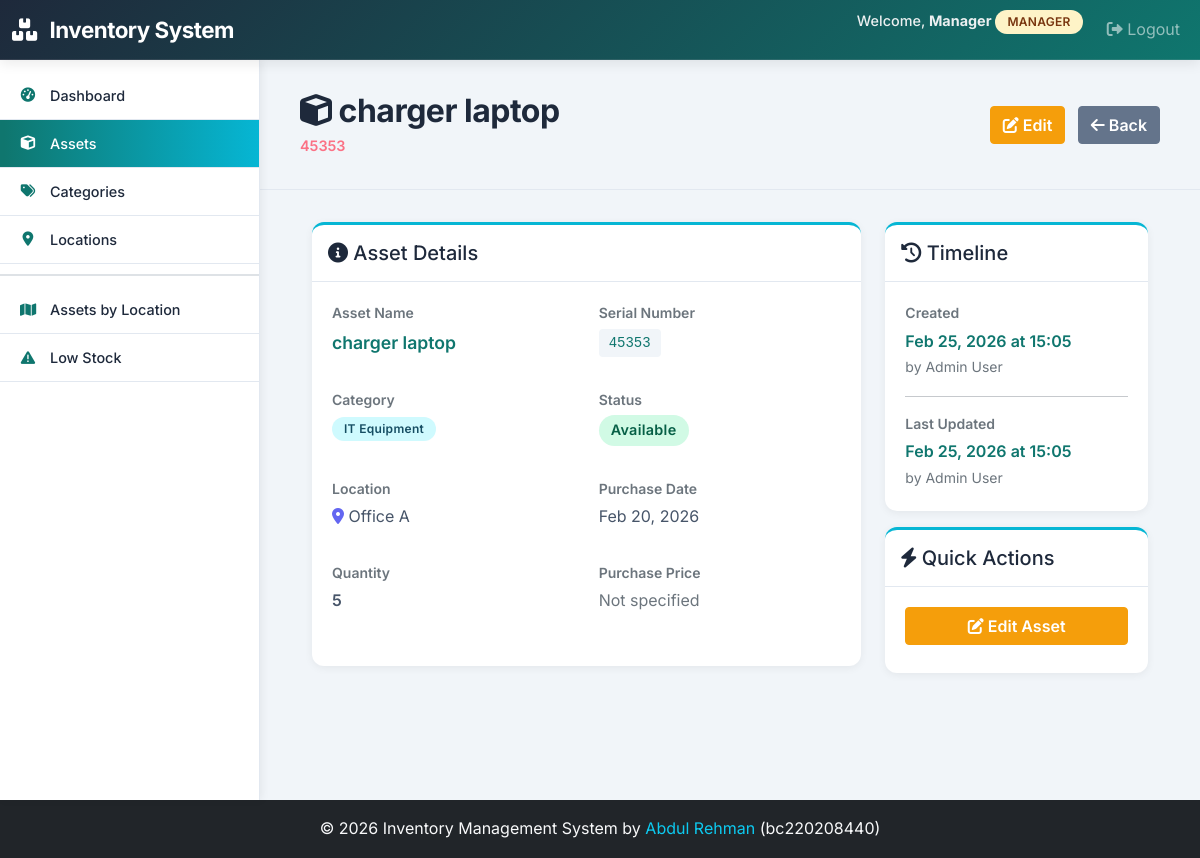
Page /assets/3/ (signed in) on the committed database.
### assets/models.py (models this page shows, shortened)
class CustomUser(AbstractUser):
    ROLE_CHOICES = (
        ('ADMIN', 'Admin'),
        ('MANAGER', 'Manager'),
        ('VIEWER', 'Viewer'),
    )
    role = models.CharField(max_length=10, choices=ROLE_CHOICES, default='VIEWER')

class Asset(models.Model):
    STATUS_CHOICES = (
        ('AVAILABLE', 'Available'),
        ('IN_USE', 'In Use'),
        ('IN_REPAIR', 'In Repair'),
        ('IN_STOCK', 'In Stock'),
    )
    name = models.CharField(max_length=200)
    serial_number = models.CharField(max_length=100, unique=True)
    category = models.ForeignKey(Category, on_delete=models.PROTECT, related_name='assets')
    location = models.ForeignKey(Location, on_delete=models.SET_NULL, null=True, related_name='assets')
    status = models.CharField(max_length=20, choices=STATUS_CHOICES, default='AVAILABLE')
    quantity = models.IntegerField(default=1, help_text="Total number of this asset in inventory")
    purchase_date = models.DateField()
    purchase_price = models.DecimalField(max_digits=10, decimal_places=2, null=True, blank=True)
    assigned_to = models.ForeignKey(CustomUser, on_delete=models.SET_NULL, null=True, blank=True,
                                   limit_choices_to={'role': 'MANAGER'}, related_name='assigned_assets')
    notes = models.TextField(blank=True, null=True)
    created_at = models.DateTimeField(auto_now_add=True)
    updated_at = models.DateTimeField(auto_now=True)
    created_by = models.ForeignKey(CustomUser, on_delete=models.SET_NULL, null=True,
                                  related_name='created_assets', editable=False)
    updated_by = models.ForeignKey(CustomUser, on_delete=models.SET_NULL, null=True, blank=True,
                                  related_name='updated_assets', editable=False)
    class Meta:
        ordering = ['-created_at']
        indexes = [
            models.Index(fields=['serial_number']),
            models.Index(fields=['category']),
            models.Index(fields=['location']),
            models.Index(fields=['status']),
        ]

class Category(models.Model):
    name = models.CharField(max_length=100, unique=True)
    description = models.TextField(blank=True, null=True)
    low_stock_threshold = models.IntegerField(default=5, help_text="Low stock alert threshold")
    created_at = models.DateTimeField(auto_now_add=True)
    updated_at = models.DateTimeField(auto_now=True)
    class Meta:
        ordering = ['name']
        verbose_name_plural = 'Categories'

class Location(models.Model):
    name = models.CharField(max_length=100, unique=True)
    description = models.TextField(blank=True, null=True)
    created_at = models.DateTimeField(auto_now_add=True)
    updated_at = models.DateTimeField(auto_now=True)
    class Meta:
        ordering = ['name']

### assets/views.py (the view)
# urls.py: path('assets/<int:pk>/', views.AssetDetailView.as_view(), name='asset_detail'),
class AssetDetailView(LoginRequiredMixin, DetailView):
    model = Asset
    template_name = "assets/asset_detail.html"
    context_object_name = "asset"
    def get_context_data(self, **kwargs):
        context = super().get_context_data(**kwargs)
        user = self.request.user
        role = getattr(user, "role", "VIEWER")
        can_edit = user.is_authenticated and role in ("ADMIN", "MANAGER") and user.has_perm(
            "assets.change_asset"
        )
        can_delete = user.is_authenticated and role == "ADMIN" and user.has_perm(
            "assets.delete_asset"
        )
        context["can_edit"] = can_edit
        context["can_delete"] = can_delete
        return context

### templates/assets/asset_detail.html (shortened to what this page needs)
{% extends 'base.html' %}
{% block content %}
<div class="page-header">
    <div class="row align-items-center">
        <div class="col">
            <h2><i class="fas fa-cube"></i> {{ asset.name }}</h2>
            <p class="text-muted mb-0">
                <span style="color: #fb7185; font-weight: 600; font-size: 0.9rem;">
                    {{ asset.serial_number }}
                </span>
            </p>
        </div>
        <div class="col-auto">
            {% if can_edit %}
                <a href="{% url 'asset_update' asset.pk %}" class="btn btn-warning me-2">
                    <i class="fas fa-edit"></i> Edit
                </a>
            {% endif %}
            <a href="{% url 'asset_list' %}" class="btn btn-secondary">
                <i class="fas fa-arrow-left"></i> Back
            </a>
        </div>
    </div>
</div>
<div class="row">
    <div class="col-lg-8 col-md-7 mb-3">
        <div class="card">
            <div class="card-header">
                <h5 class="mb-0"><i class="fas fa-info-circle"></i> Asset Details</h5>
            </div>
            <div class="card-body">
                <div class="row mb-3">
                    <div class="col-md-6 mb-3">
                        <small class="text-muted d-block mb-1" style="font-weight:600;">Asset Name</small>
                        <span style="font-size:1.1rem; font-weight:600; color:#0f766e;">
                            {{ asset.name }}
                        </span>
                    </div>
                    <div class="col-md-6 mb-3">
                        <small class="text-muted d-block mb-1" style="font-weight:600;">Serial Number</small>
                        <code style="background-color:#f1f5f9; padding:6px 10px; border-radius:4px; color:#0f766e;">
                            {{ asset.serial_number }}
                        </code>
                    </div>
                </div>
                <div class="row mb-3">
                    <div class="col-md-6 mb-3">
                        <small class="text-muted d-block mb-1" style="font-weight:600;">Category</small>
                        <span class="badge" style="background-color:#cffafe; color:#164e63;">
                            {{ asset.category.name }}
                        </span>
                    </div>
                    <div class="col-md-6 mb-3">
                        <small class="text-muted d-block mb-1" style="font-weight:600;">Status</small>
                        <span class="badge"
                              style="{% if asset.status == 'AVAILABLE' %}background-color:#d1fae5; color:#065f46;
                                     {% elif asset.status == 'IN_USE' %}background-color:#fef3c7; color:#78350f;
                                     {% elif asset.status == 'IN_REPAIR' %}background-color:#fee2e2; color:#991b1b;
                                     {% else %}background-color:#e2e8f0; color:#1e293b;{% endif %}
                                     padding:8px 12px; font-size:0.9rem;">
                            {{ asset.get_status_display }}
                        </span>
                    </div>
                </div>
                <div class="row mb-3">
                    <div class="col-md-6 mb-3">
                        <small class="text-muted d-block mb-1" style="font-weight:600;">Location</small>
                        {% if asset.location %}
                            <span style="color:#475569;">
                                <i class="fas fa-map-marker-alt" style="color:#6366f1;"></i>
                                {{ asset.location.name }}
                            </span>
                        {% else %}
                            <span class="text-muted">Not assigned</span>
                        {% endif %}
                    </div>
                    <div class="col-md-6 mb-3">
                        <small class="text-muted d-block mb-1" style="font-weight:600;">Purchase Date</small>
                        <span style="color:#475569;">
                            {{ asset.purchase_date|date:'M d, Y' }}
                        </span>
                    </div>
                </div>
                <div class="row mb-3">
                    <div class="col-md-6 mb-3">
                        <small class="text-muted d-block mb-1" style="font-weight:600;">Quantity</small>
                        <span style="color:#475569; font-weight:600;">
                            {{ asset.quantity }}
                        </span>
                    </div>
                    <div class="col-md-6 mb-3">
                        <small class="text-muted d-block mb-1" style="font-weight:600;">Purchase Price</small>
                        {% if asset.purchase_price %}
                            <span style="color:#475569;">
                                PKR <strong>{{ asset.purchase_price|floatformat:2 }}</strong>
                            </span>
                        {% else %}
                            <span class="text-muted">Not specified</span>
                        {% endif %}
                    </div>
                </div>
            </div>
        </div>
    </div>
    <div class="col-lg-4 col-md-5 mb-3">
        <div class="card mb-3">
            <div class="card-header">
                <h5 class="mb-0"><i class="fas fa-history"></i> Timeline</h5>
            </div>
            <div class="card-body">
                <div class="mb-3">
                    <small class="text-muted d-block mb-1" style="font-weight:600;">Created</small>
                    <div style="color:#0f766e; font-weight:600;">
                        {{ asset.created_at|date:'M d, Y \\a\\t H:i' }}
                    </div>
                    {% if asset.created_by %}
                        <small class="text-muted">
                            by {{ asset.created_by.get_full_name|default:asset.created_by.username }}
                        </small>
                    {% endif %}
                </div>
                {% if asset.updated_at != asset.created_at %}
                    <hr style="border-color:#e2e8f0;">
                    <div class="mb-0">
                        <small class="text-muted d-block mb-1" style="font-weight:600;">Last Updated</small>
                        <div style="color:#0f766e; font-weight:600;">
                            {{ asset.updated_at|date:'M d, Y \\a\\t H:i' }}
                        </div>
                        {% if asset.updated_by %}
                            <small class="text-muted">
                                by {{ asset.updated_by.get_full_name|default:asset.updated_by.username }}
                            </small>
                        {% endif %}
                    </div>
                {% endif %}
            </div>
        </div>
        {% if can_edit %}
            <div class="card">
                <div class="card-header">
                    <h5 class="mb-0"><i class="fas fa-bolt"></i> Quick Actions</h5>
                </div>
                <div class="card-body">
                    <a href="{% url 'asset_update' asset.pk %}" class="btn btn-warning w-100 mb-2">
                        <i class="fas fa-edit"></i> Edit Asset
                    </a>
                </div>
            </div>
        {% endif %}
    </div>
</div>
{% endblock %}

### templates/base.html (shortened to what this page needs)
<!DOCTYPE html>
<html lang="en">
<head>
    <link href="https://cdn.jsdelivr.net/npm/bootstrap@5.1.3/dist/css/bootstrap.min.css" rel="stylesheet">
    <link href="https://cdnjs.cloudflare.com/ajax/libs/font-awesome/6.0.0/css/all.min.css" rel="stylesheet">
</head>
<body>
    <nav class="navbar navbar-expand-lg navbar-dark fixed-top" style="z-index: 1050; height: 60px;">
        <div class="container-fluid">
            <a class="navbar-brand" href="{% url 'dashboard' %}">
                <i class="fas fa-boxes"></i> <span class="d-none d-sm-inline">Inventory System</span><span class="d-inline d-sm-none">IMS</span>
            </a>
            <div class="collapse navbar-collapse" id="navbarNav">
                <ul class="navbar-nav ms-auto">
                    {% if user.is_authenticated %}
                        <li class="nav-item">
                            <span class="navbar-text me-lg-3 d-block py-2 py-lg-0">
                                Welcome, <strong>{{ user.first_name|default:user.username }}</strong>
                                <span class="badge role-{{ user.role|lower }}">{{ user.role }}</span>
                            </span>
                        </li>
                        <li class="nav-item">
                            <a class="nav-link" href="{% url 'logout' %}">
                                <i class="fas fa-sign-out-alt"></i> Logout
                            </a>
                        </li>
                    {% else %}
                        <li class="nav-item">
                            <a class="nav-link" href="{% url 'login' %}">Login</a>
                        </li>
                    {% endif %}
                </ul>
            </div>
        </div>
    </nav>
    {% if user.is_authenticated %}
        <div class="sidebar" id="sidebar" style="height: calc(100vh - 60px);">
            <ul class="sidebar-menu">
                <li>
                    <a href="{% url 'dashboard' %}" {% if request.resolver_match.url_name == 'dashboard' %}class="active"{% endif %}>
                        <i class="fas fa-tachometer-alt"></i> Dashboard
                    </a>
                </li>
                <li>
                    <a href="{% url 'asset_list' %}" {% if 'asset' in request.resolver_match.url_name %}class="active"{% endif %}>
                        <i class="fas fa-cube"></i> Assets
                    </a>
                </li>
                <li>
                    <a href="{% url 'category_list' %}" {% if 'category' in request.resolver_match.url_name %}class="active"{% endif %}>
                        <i class="fas fa-tags"></i> Categories
                    </a>
                </li>
                <li>
                    <a href="{% url 'location_list' %}" {% if 'location' in request.resolver_match.url_name %}class="active"{% endif %}>
                        <i class="fas fa-map-marker-alt"></i> Locations
                    </a>
                </li>
                <li style="border-bottom: 2px solid #dee2e6; margin: 10px 0;"></li>
                <li>
                    <a href="{% url 'report_assets_by_location' %}" {% if 'report_assets_by_location' in request.resolver_match.url_name %}class="active"{% endif %}>
                        <i class="fas fa-map"></i> Assets by Location
                    </a>
                </li>
                <li>
                    <a href="{% url 'report_low_stock' %}" {% if 'report_low_stock' in request.resolver_match.url_name %}class="active"{% endif %}>
                        <i class="fas fa-exclamation-triangle"></i> Low Stock
                    </a>
                </li>
            </ul>
        </div>
        <div class="main-content">
            {% block content %}{% endblock %}
        </div>
    {% else %}
        <div class="container" style="margin-top: 80px;">
        </div>
    {% endif %}
    <footer class="bg-dark text-light text-center py-3 mt-auto">
        <div class="container">
            <p class="mb-0">&copy; 2026 Inventory Management System by <a href="https://abdulrehmansarwar.vercel.app" class="text-info text-decoration-none" target="_blank">Abdul Rehman</a> (bc220208440)</p>
        </div>
    </footer>
</body>
</html>

### rows in the picture
CustomUser: first_name "Manager", role "MANAGER"
Asset: name "charger laptop", serial_number "45353", category.name "IT Equipment", status "Available", location.name "Office A", purchase_date "Feb 20, 2026", quantity "5", created_at "Feb 25, 2026 at 15:05", created_by.get_full_name "Admin User", updated_at "Feb 25, 2026 at 15:05", updated_by.get_full_name "Admin User"
